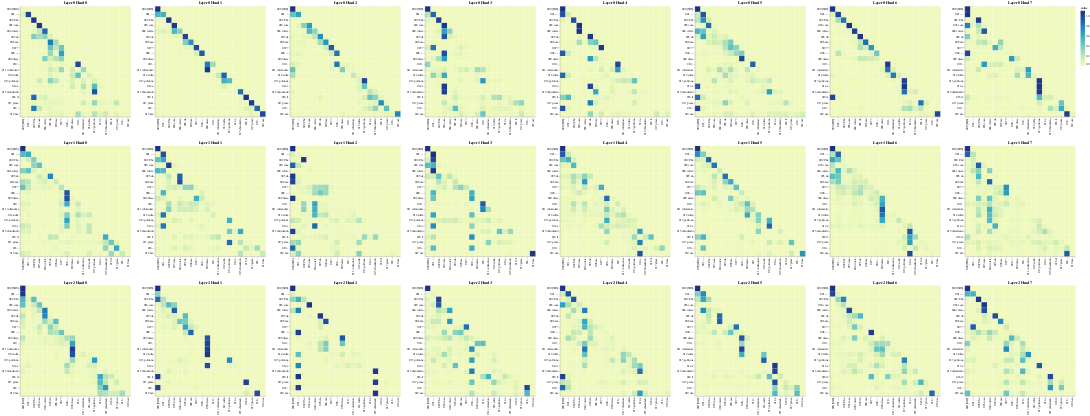

Notebook code for this chart:
### Code cell
# Encoder Self-Attention
get_all_attention_maps("decoder", layers, heads, decoder_input_tokens, decoder_input_tokens, min(20, sentence_len))

### Figure 1 — Vega-Lite specification as saved in the notebook (floating-point values rounded to 4 significant figures; data arrays with more than 128 entries replaced by an {"elided": "..."} marker saying what was removed)
{"config": {"view": {"continuousWidth": 300, "continuousHeight": 300}}, "vconcat": [{"hconcat": [{"data": {"name": "data-df88e7e5a60e969d398d3d016093d5d1"}, "mark": {"type": "rect"}, "encoding": {"color": {"field": "value", "type": "quantitative"}, "tooltip": [{"field": "row", "type": "quantitative"}, {"field": "column", "type": "quantitative"}, {"field": "value", "type": "quantitative"}, {"field": "row_token", "type": "nominal"}, {"field": "col_token", "type": "nominal"}], "x": {"axis": {"title": ""}, "field": "col_token", "type": "nominal"}, "y": {"axis": {"title": ""}, "field": "row_token", "type": "nominal"}}, "height": 400, "name": "view_73", "title": "Layer 0 Head 0", "width": 400}, {"data": {"name": "data-6e09d0255dcb546831665203e39420ab"}, "mark": {"type": "rect"}, "encoding": {"color": {"field": "value", "type": "quantitative"}, "tooltip": [{"field": "row", "type": "quantitative"}, {"field": "column", "type": "quantitative"}, {"field": "value", "type": "quantitative"}, {"field": "row_token", "type": "nominal"}, {"field": "col_token", "type": "nominal"}], "x": {"axis": {"title": ""}, "field": "col_token", "type": "nominal"}, "y": {"axis": {"title": ""}, "field": "row_token", "type": "nominal"}}, "height": 400, "name": "view_74", "title": "Layer 0 Head 1", "width": 400}, {"data": {"name": "data-c498eaf524e35efeb0e988983f07b7e4"}, "mark": {"type": "rect"}, "encoding": {"color": {"field": "value", "type": "quantitative"}, "tooltip": [{"field": "row", "type": "quantitative"}, {"field": "column", "type": "quantitative"}, {"field": "value", "type": "quantitative"}, {"field": "row_token", "type": "nominal"}, {"field": "col_token", "type": "nominal"}], "x": {"axis": {"title": ""}, "field": "col_token", "type": "nominal"}, "y": {"axis": {"title": ""}, "field": "row_token", "type": "nominal"}}, "height": 400, "name": "view_75", "title": "Layer 0 Head 2", "width": 400}, {"data": {"name": "data-7d9f8271f01eb65af695f4382c154489"}, "mark": {"type": "rect"}, "encoding": {"color": {"field": "value", "type": "quantitative"}, "tooltip": [{"field": "row", "type": "quantitative"}, {"field": "column", "type": "quantitative"}, {"field": "value", "type": "quantitative"}, {"field": "row_token", "type": "nominal"}, {"field": "col_token", "type": "nominal"}], "x": {"axis": {"title": ""}, "field": "col_token", "type": "nominal"}, "y": {"axis": {"title": ""}, "field": "row_token", "type": "nominal"}}, "height": 400, "name": "view_76", "title": "Layer 0 Head 3", "width": 400}, {"data": {"name": "data-07c567dc14784bddeb573f49c7aa8feb"}, "mark": {"type": "rect"}, "encoding": {"color": {"field": "value", "type": "quantitative"}, "tooltip": [{"field": "row", "type": "quantitative"}, {"field": "column", "type": "quantitative"}, {"field": "value", "type": "quantitative"}, {"field": "row_token", "type": "nominal"}, {"field": "col_token", "type": "nominal"}], "x": {"axis": {"title": ""}, "field": "col_token", "type": "nominal"}, "y": {"axis": {"title": ""}, "field": "row_token", "type": "nominal"}}, "height": 400, "name": "view_77", "title": "Layer 0 Head 4", "width": 400}, {"data": {"name": "data-53048a2a0ab3a083f26fae9bb1013b44"}, "mark": {"type": "rect"}, "encoding": {"color": {"field": "value", "type": "quantitative"}, "tooltip": [{"field": "row", "type": "quantitative"}, {"field": "column", "type": "quantitative"}, {"field": "value", "type": "quantitative"}, {"field": "row_token", "type": "nominal"}, {"field": "col_token", "type": "nominal"}], "x": {"axis": {"title": ""}, "field": "col_token", "type": "nominal"}, "y": {"axis": {"title": ""}, "field": "row_token", "type": "nominal"}}, "height": 400, "name": "view_78", "title": "Layer 0 Head 5", "width": 400}, {"data": {"name": "data-a8868937344356c57a2284b6ca639cbd"}, "mark": {"type": "rect"}, "encoding": {"color": {"field": "value", "type": "quantitative"}, "tooltip": [{"field": "row", "type": "quantitative"}, {"field": "column", "type": "quantitative"}, {"field": "value", "type": "quantitative"}, {"field": "row_token", "type": "nominal"}, {"field": "col_token", "type": "nominal"}], "x": {"axis": {"title": ""}, "field": "col_token", "type": "nominal"}, "y": {"axis": {"title": ""}, "field": "row_token", "type": "nominal"}}, "height": 400, "name": "view_79", "title": "Layer 0 Head 6", "width": 400}, {"data": {"name": "data-d938c2a0d9952c281f724035fce4c5e1"}, "mark": {"type": "rect"}, "encoding": {"color": {"field": "value", "type": "quantitative"}, "tooltip": [{"field": "row", "type": "quantitative"}, {"field": "column", "type": "quantitative"}, {"field": "value", "type": "quantitative"}, {"field": "row_token", "type": "nominal"}, {"field": "col_token", "type": "nominal"}], "x": {"axis": {"title": ""}, "field": "col_token", "type": "nominal"}, "y": {"axis": {"title": ""}, "field": "row_token", "type": "nominal"}}, "height": 400, "name": "view_80", "title": "Layer 0 Head 7", "width": 400}]}, {"hconcat": [{"data": {"name": "data-8d000be1d6be619ef63448c207ea67ef"}, "mark": {"type": "rect"}, "encoding": {"color": {"field": "value", "type": "quantitative"}, "tooltip": [{"field": "row", "type": "quantitative"}, {"field": "column", "type": "quantitative"}, {"field": "value", "type": "quantitative"}, {"field": "row_token", "type": "nominal"}, {"field": "col_token", "type": "nominal"}], "x": {"axis": {"title": ""}, "field": "col_token", "type": "nominal"}, "y": {"axis": {"title": ""}, "field": "row_token", "type": "nominal"}}, "height": 400, "name": "view_81", "title": "Layer 1 Head 0", "width": 400}, {"data": {"name": "data-b065ef8e801e2dac888a07572cf3cf70"}, "mark": {"type": "rect"}, "encoding": {"color": {"field": "value", "type": "quantitative"}, "tooltip": [{"field": "row", "type": "quantitative"}, {"field": "column", "type": "quantitative"}, {"field": "value", "type": "quantitative"}, {"field": "row_token", "type": "nominal"}, {"field": "col_token", "type": "nominal"}], "x": {"axis": {"title": ""}, "field": "col_token", "type": "nominal"}, "y": {"axis": {"title": ""}, "field": "row_token", "type": "nominal"}}, "height": 400, "name": "view_82", "title": "Layer 1 Head 1", "width": 400}, {"data": {"name": "data-4f1229fb3f910b447a713346984847d2"}, "mark": {"type": "rect"}, "encoding": {"color": {"field": "value", "type": "quantitative"}, "tooltip": [{"field": "row", "type": "quantitative"}, {"field": "column", "type": "quantitative"}, {"field": "value", "type": "quantitative"}, {"field": "row_token", "type": "nominal"}, {"field": "col_token", "type": "nominal"}], "x": {"axis": {"title": ""}, "field": "col_token", "type": "nominal"}, "y": {"axis": {"title": ""}, "field": "row_token", "type": "nominal"}}, "height": 400, "name": "view_83", "title": "Layer 1 Head 2", "width": 400}, {"data": {"name": "data-aec7a7261bb5238afef57953d9528bc0"}, "mark": {"type": "rect"}, "encoding": {"color": {"field": "value", "type": "quantitative"}, "tooltip": [{"field": "row", "type": "quantitative"}, {"field": "column", "type": "quantitative"}, {"field": "value", "type": "quantitative"}, {"field": "row_token", "type": "nominal"}, {"field": "col_token", "type": "nominal"}], "x": {"axis": {"title": ""}, "field": "col_token", "type": "nominal"}, "y": {"axis": {"title": ""}, "field": "row_token", "type": "nominal"}}, "height": 400, "name": "view_84", "title": "Layer 1 Head 3", "width": 400}, {"data": {"name": "data-a7435a3b5d99bfecffa4f5036ef07c47"}, "mark": {"type": "rect"}, "encoding": {"color": {"field": "value", "type": "quantitative"}, "tooltip": [{"field": "row", "type": "quantitative"}, {"field": "column", "type": "quantitative"}, {"field": "value", "type": "quantitative"}, {"field": "row_token", "type": "nominal"}, {"field": "col_token", "type": "nominal"}], "x": {"axis": {"title": ""}, "field": "col_token", "type": "nominal"}, "y": {"axis": {"title": ""}, "field": "row_token", "type": "nominal"}}, "height": 400, "name": "view_85", "title": "Layer 1 Head 4", "width": 400}, {"data": {"name": "data-958f5d4e1016b5240e6419f06540175a"}, "mark": {"type": "rect"}, "encoding": {"color": {"field": "value", "type": "quantitative"}, "tooltip": [{"field": "row", "type": "quantitative"}, {"field": "column", "type": "quantitative"}, {"field": "value", "type": "quantitative"}, {"field": "row_token", "type": "nominal"}, {"field": "col_token", "type": "nominal"}], "x": {"axis": {"title": ""}, "field": "col_token", "type": "nominal"}, "y": {"axis": {"title": ""}, "field": "row_token", "type": "nominal"}}, "height": 400, "name": "view_86", "title": "Layer 1 Head 5", "width": 400}, {"data": {"name": "data-94caee4307db8ffca56649a4d18ffb93"}, "mark": {"type": "rect"}, "encoding": {"color": {"field": "value", "type": "quantitative"}, "tooltip": [{"field": "row", "type": "quantitative"}, {"field": "column", "type": "quantitative"}, {"field": "value", "type": "quantitative"}, {"field": "row_token", "type": "nominal"}, {"field": "col_token", "type": "nominal"}], "x": {"axis": {"title": ""}, "field": "col_token", "type": "nominal"}, "y": {"axis": {"title": ""}, "field": "row_token", "type": "nominal"}}, "height": 400, "name": "view_87", "title": "Layer 1 Head 6", "width": 400}, {"data": {"name": "data-8db4852aea41f966db0a2a9b29aedbf9"}, "mark": {"type": "rect"}, "encoding": {"color": {"field": "value", "type": "quantitative"}, "tooltip": [{"field": "row", "type": "quantitative"}, {"field": "column", "type": "quantitative"}, {"field": "value", "type": "quantitative"}, {"field": "row_token", "type": "nominal"}, {"field": "col_token", "type": "nominal"}], "x": {"axis": {"title": ""}, "field": "col_token", "type": "nominal"}, "y": {"axis": {"title": ""}, "field": "row_token", "type": "nominal"}}, "height": 400, "name": "view_88", "title": "Layer 1 Head 7", "width": 400}]}, {"hconcat": [{"data": {"name": "data-55673dbde419b7cfa5119cdabdb29a01"}, "mark": {"type": "rect"}, "encoding": {"color": {"field": "value", "type": "quantitative"}, "tooltip": [{"field": "row", "type": "quantitative"}, {"field": "column", "type": "quantitative"}, {"field": "value", "type": "quantitative"}, {"field": "row_token", "type": "nominal"}, {"field": "col_token", "type": "nominal"}], "x": {"axis": {"title": ""}, "field": "col_token", "type": "nominal"}, "y": {"axis": {"title": ""}, "field": "row_token", "type": "nominal"}}, "height": 400, "name": "view_89", "title": "Layer 2 Head 0", "width": 400}, {"data": {"name": "data-088ac71c4d7230d3d2b3e886aff43c86"}, "mark": {"type": "rect"}, "encoding": {"color": {"field": "value", "type": "quantitative"}, "tooltip": [{"field": "row", "type": "quantitative"}, {"field": "column", "type": "quantitative"}, {"field": "value", "type": "quantitative"}, {"field": "row_token", "type": "nominal"}, {"field": "col_token", "type": "nominal"}], "x": {"axis": {"title": ""}, "field": "col_token", "type": "nominal"}, "y": {"axis": {"title": ""}, "field": "row_token", "type": "nominal"}}, "height": 400, "name": "view_90", "title": "Layer 2 Head 1", "width": 400}, {"data": {"name": "data-1223033591b2f18a0ff3bf16c1de028c"}, "mark": {"type": "rect"}, "encoding": {"color": {"field": "value", "type": "quantitative"}, "tooltip": [{"field": "row", "type": "quantitative"}, {"field": "column", "type": "quantitative"}, {"field": "value", "type": "quantitative"}, {"field": "row_token", "type": "nominal"}, {"field": "col_token", "type": "nominal"}], "x": {"axis": {"title": ""}, "field": "col_token", "type": "nominal"}, "y": {"axis": {"title": ""}, "field": "row_token", "type": "nominal"}}, "height": 400, "name": "view_91", "title": "Layer 2 Head 2", "width": 400}, {"data": {"name": "data-94604b15c12043e9d4f0ea5d68f3e819"}, "mark": {"type": "rect"}, "encoding": {"color": {"field": "value", "type": "quantitative"}, "tooltip": [{"field": "row", "type": "quantitative"}, {"field": "column", "type": "quantitative"}, {"field": "value", "type": "quantitative"}, {"field": "row_token", "type": "nominal"}, {"field": "col_token", "type": "nominal"}], "x": {"axis": {"title": ""}, "field": "col_token", "type": "nominal"}, "y": {"axis": {"title": ""}, "field": "row_token", "type": "nominal"}}, "height": 400, "name": "view_92", "title": "Layer 2 Head 3", "width": 400}, {"data": {"name": "data-eb5990ff08452627ab6af400220d1c5f"}, "mark": {"type": "rect"}, "encoding": {"color": {"field": "value", "type": "quantitative"}, "tooltip": [{"field": "row", "type": "quantitative"}, {"field": "column", "type": "quantitative"}, {"field": "value", "type": "quantitative"}, {"field": "row_token", "type": "nominal"}, {"field": "col_token", "type": "nominal"}], "x": {"axis": {"title": ""}, "field": "col_token", "type": "nominal"}, "y": {"axis": {"title": ""}, "field": "row_token", "type": "nominal"}}, "height": 400, "name": "view_93", "title": "Layer 2 Head 4", "width": 400}, {"data": {"name": "data-50062950f02e592e50c6b361f1725732"}, "mark": {"type": "rect"}, "encoding": {"color": {"field": "value", "type": "quantitative"}, "tooltip": [{"field": "row", "type": "quantitative"}, {"field": "column", "type": "quantitative"}, {"field": "value", "type": "quantitative"}, {"field": "row_token", "type": "nominal"}, {"field": "col_token", "type": "nominal"}], "x": {"axis": {"title": ""}, "field": "col_token", "type": "nominal"}, "y": {"axis": {"title": ""}, "field": "row_token", "type": "nominal"}}, "height": 400, "name": "view_94", "title": "Layer 2 Head 5", "width": 400}, {"data": {"name": "data-61b1e691bcebccdadedf3388ca3f9a87"}, "mark": {"type": "rect"}, "encoding": {"color": {"field": "value", "type": "quantitative"}, "tooltip": [{"field": "row", "type": "quantitative"}, {"field": "column", "type": "quantitative"}, {"field": "value", "type": "quantitative"}, {"field": "row_token", "type": "nominal"}, {"field": "col_token", "type": "nominal"}], "x": {"axis": {"title": ""}, "field": "col_token", "type": "nominal"}, "y": {"axis": {"title": ""}, "field": "row_token", "type": "nominal"}}, "height": 400, "name": "view_95", "title": "Layer 2 Head 6", "width": 400}, {"data": {"name": "data-0e2b0aeb679577d6dfec7fb9baabcfb8"}, "mark": {"type": "rect"}, "encoding": {"color": {"field": "value", "type": "quantitative"}, "tooltip": [{"field": "row", "type": "quantitative"}, {"field": "column", "type": "quantitative"}, {"field": "value", "type": "quantitative"}, {"field": "row_token", "type": "nominal"}, {"field": "col_token", "type": "nominal"}], "x": {"axis": {"title": ""}, "field": "col_token", "type": "nominal"}, "y": {"axis": {"title": ""}, "field": "row_token", "type": "nominal"}}, "height": 400, "name": "view_96", "title": "Layer 2 Head 7", "width": 400}]}], "params": [{"name": "param_73", "select": {"type": "interval", "encodings": ["x", "y"]}, "bind": "scales", "views": ["view_73"]}, {"name": "param_74", "select": {"type": "interval", "encodings": ["x", "y"]}, "bind": "scales", "views": ["view_74"]}, {"name": "param_75", "select": {"type": "interval", "encodings": ["x", "y"]}, "bind": "scales", "views": ["view_75"]}, {"name": "param_76", "select": {"type": "interval", "encodings": ["x", "y"]}, "bind": "scales", "views": ["view_76"]}, {"name": "param_77", "select": {"type": "interval", "encodings": ["x", "y"]}, "bind": "scales", "views": ["view_77"]}, {"name": "param_78", "select": {"type": "interval", "encodings": ["x", "y"]}, "bind": "scales", "views": ["view_78"]}, {"name": "param_79", "select": {"type": "interval", "encodings": ["x", "y"]}, "bind": "scales", "views": ["view_79"]}, {"name": "param_80", "select": {"type": "interval", "encodings": ["x", "y"]}, "bind": "scales", "views": ["view_80"]}, {"name": "param_81", "select": {"type": "interval", "encodings": ["x", "y"]}, "bind": "scales", "views": ["view_81"]}, {"name": "param_82", "select": {"type": "interval", "encodings": ["x", "y"]}, "bind": "scales", "views": ["view_82"]}, {"name": "param_83", "select": {"type": "interval", "encodings": ["x", "y"]}, "bind": "scales", "views": ["view_83"]}, {"name": "param_84", "select": {"type": "interval", "encodings": ["x", "y"]}, "bind": "scales", "views": ["view_84"]}, {"name": "param_85", "select": {"type": "interval", "encodings": ["x", "y"]}, "bind": "scales", "views": ["view_85"]}, {"name": "param_86", "select": {"type": "interval", "encodings": ["x", "y"]}, "bind": "scales", "views": ["view_86"]}, {"name": "param_87", "select": {"type": "interval", "encodings": ["x", "y"]}, "bind": "scales", "views": ["view_87"]}, {"name": "param_88", "select": {"type": "interval", "encodings": ["x", "y"]}, "bind": "scales", "views": ["view_88"]}, {"name": "param_89", "select": {"type": "interval", "encodings": ["x", "y"]}, "bind": "scales", "views": ["view_89"]}, {"name": "param_90", "select": {"type": "interval", "encodings": ["x", "y"]}, "bind": "scales", "views": ["view_90"]}, {"name": "param_91", "select": {"type": "interval", "encodings": ["x", "y"]}, "bind": "scales", "views": ["view_91"]}, {"name": "param_92", "select": {"type": "interval", "encodings": ["x", "y"]}, "bind": "scales", "views": ["view_92"]}, {"name": "param_93", "select": {"type": "interval", "encodings": ["x", "y"]}, "bind": "scales", "views": ["view_93"]}, {"name": "param_94", "select": {"type": "interval", "encodings": ["x", "y"]}, "bind": "scales", "views": ["view_94"]}, {"name": "param_95", "select": {"type": "interval", "encodings": ["x", "y"]}, "bind": "scales", "views": ["view_95"]}, {"name": "param_96", "select": {"type": "interval", "encodings": ["x", "y"]}, "bind": "scales", "views": ["view_96"]}], "$schema": "https://vega.github.io/schema/vega-lite/v5.20.1.json", "datasets": {"data-df88e7e5a60e969d398d3d016093d5d1": {"elided": "400 records"}, "data-6e09d0255dcb546831665203e39420ab": {"elided": "400 records"}, "data-c498eaf524e35efeb0e988983f07b7e4": {"elided": "400 records"}, "data-7d9f8271f01eb65af695f4382c154489": {"elided": "400 records"}, "data-07c567dc14784bddeb573f49c7aa8feb": {"elided": "400 records"}, "data-53048a2a0ab3a083f26fae9bb1013b44": {"elided": "400 records"}, "data-a8868937344356c57a2284b6ca639cbd": {"elided": "400 records"}, "data-d938c2a0d9952c281f724035fce4c5e1": {"elided": "400 records"}, "data-8d000be1d6be619ef63448c207ea67ef": {"elided": "400 records"}, "data-b065ef8e801e2dac888a07572cf3cf70": {"elided": "400 records"}, "data-4f1229fb3f910b447a713346984847d2": {"elided": "400 records"}, "data-aec7a7261bb5238afef57953d9528bc0": {"elided": "400 records"}, "data-a7435a3b5d99bfecffa4f5036ef07c47": {"elided": "400 records"}, "data-958f5d4e1016b5240e6419f06540175a": {"elided": "400 records"}, "data-94caee4307db8ffca56649a4d18ffb93": {"elided": "400 records"}, "data-8db4852aea41f966db0a2a9b29aedbf9": {"elided": "400 records"}, "data-55673dbde419b7cfa5119cdabdb29a01": {"elided": "400 records"}, "data-088ac71c4d7230d3d2b3e886aff43c86": {"elided": "400 records"}, "data-1223033591b2f18a0ff3bf16c1de028c": {"elided": "400 records"}, "data-94604b15c12043e9d4f0ea5d68f3e819": {"elided": "400 records"}, "data-eb5990ff08452627ab6af400220d1c5f": {"elided": "400 records"}, "data-50062950f02e592e50c6b361f1725732": {"elided": "400 records"}, "data-61b1e691bcebccdadedf3388ca3f9a87": {"elided": "400 records"}, "data-0e2b0aeb679577d6dfec7fb9baabcfb8": {"elided": "400 records"}}}
